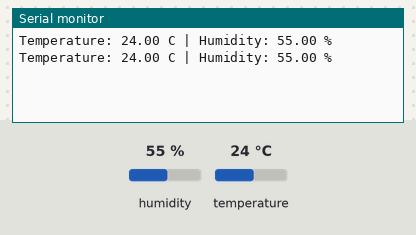
Bench run of a sketch on a simulated ESP32. Parts: the last lines printed to the serial monitor. The test bench sets the inputs (shaded band); at power-on: humidity 55 %, temperature 24 °C.

Above: at 2.8 s.
2.9 s: humidity set to 22 %
At 5.3 s:
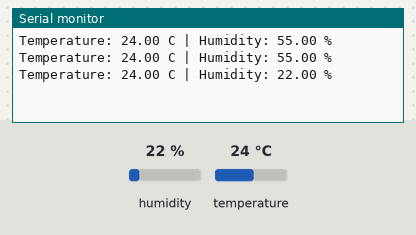
5.6 s: temperature set to 12 °C
At 6.4 s:
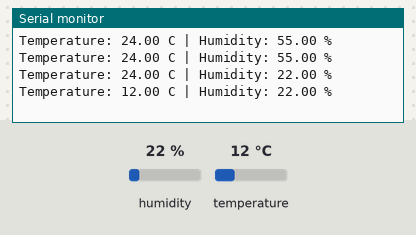
8.3 s: humidity set to 40 %
At 11.2 s:
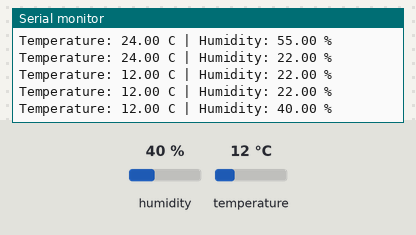
Timing chart, 0 to 12.7 s (numbered marks = the images above; inputs shaded):
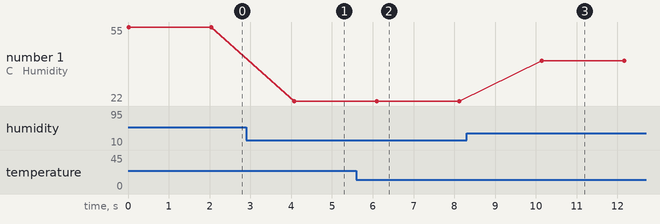

The sketch:

dht711.ino
```cpp
#include <DHT.h>

#define DHT_PIN 26
#define DHT_TYPE DHT11

DHT dht(DHT_PIN, DHT_TYPE);

void setup() {
  Serial.begin(115200);
  dht.begin();
}

void loop() {
  float temperature = dht.readTemperature();
  float humidity = dht.readHumidity();

  if (isnan(temperature) || isnan(humidity)) {
    Serial.println("DHT11 read failed");
  } else {
    Serial.print("Temperature: ");
    Serial.print(temperature);
    Serial.print(" C | Humidity: ");
    Serial.print(humidity);
    Serial.println(" %");
  }

  delay(2000);
}
```

Measured:
- after the input at 2.9 s, the serial monitor: prints a new line after 1.2 s (image 1)
- after the input at 5.6 s, the serial monitor: prints a new line after 0.49 s (image 2)
- after the input at 8.3 s, the serial monitor: prints a new line after 1.8 s (image 3)
- plotted number 1: 55 → 22 after the input at 2.9 s, 22 → 40 after the input at 8.3 s
